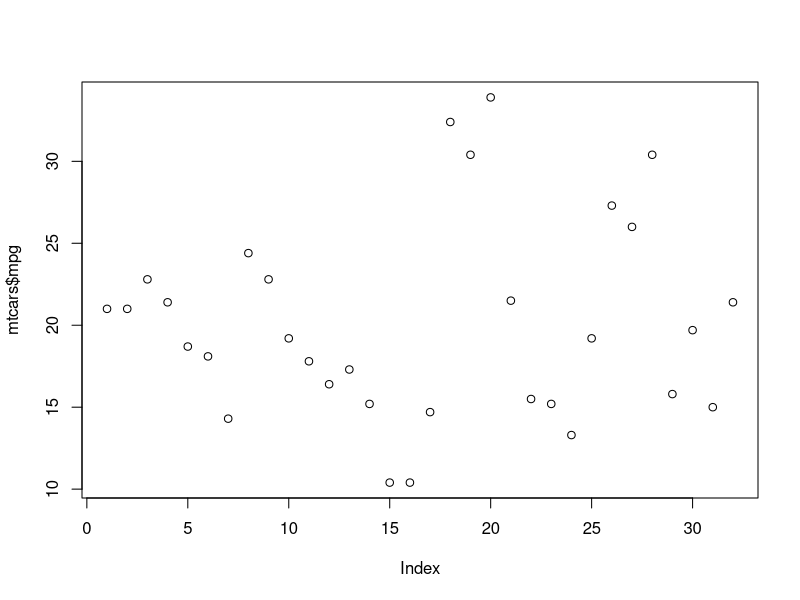
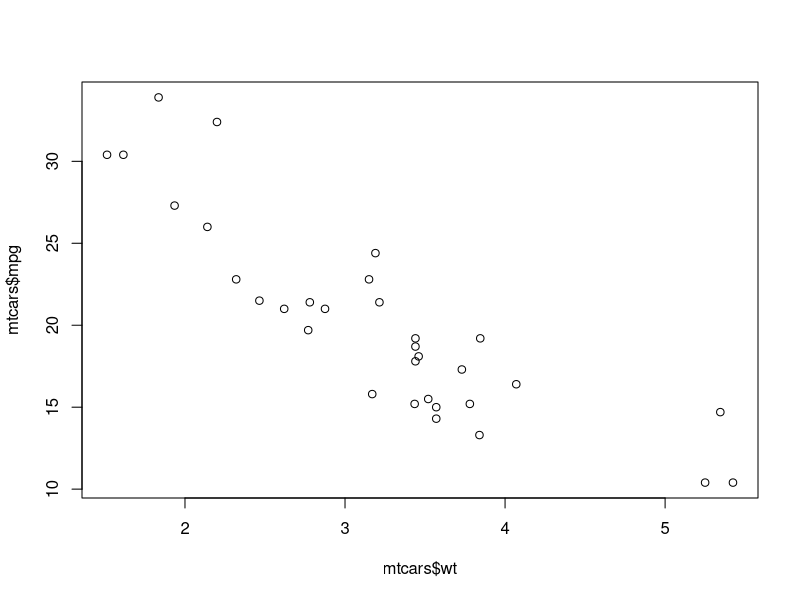
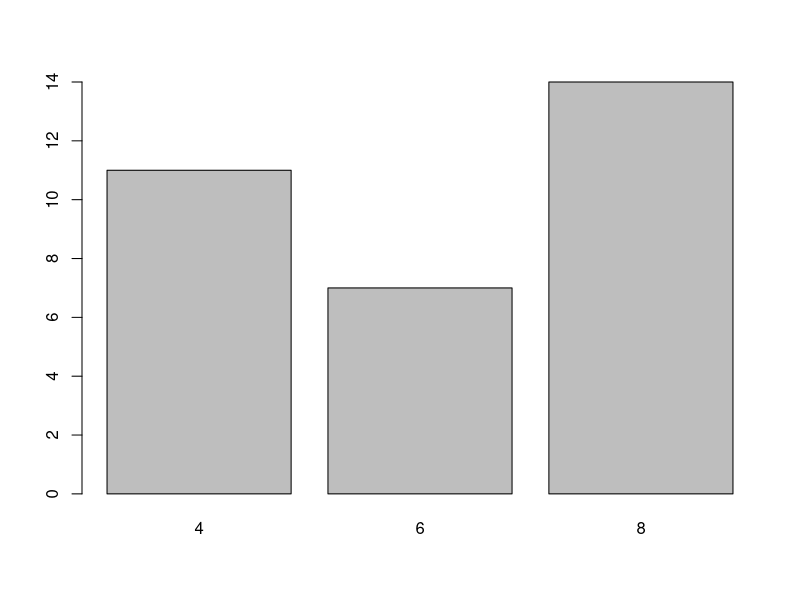
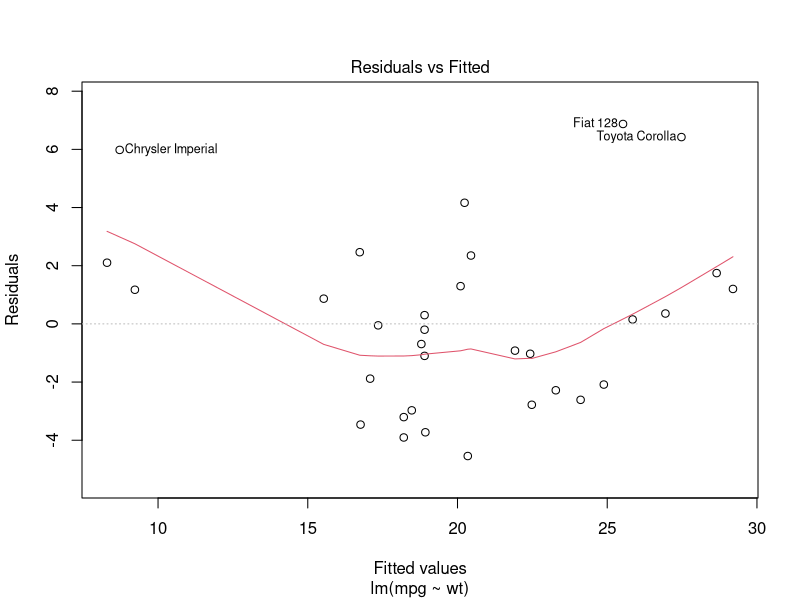
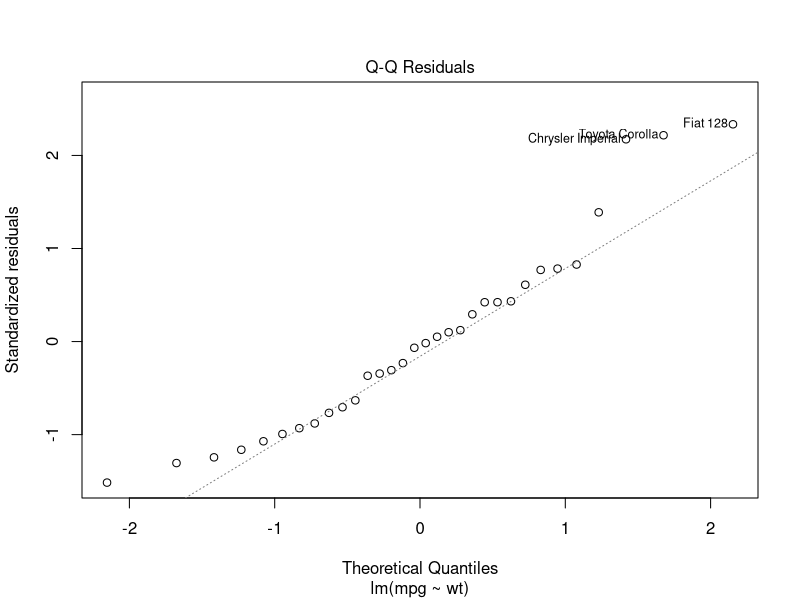
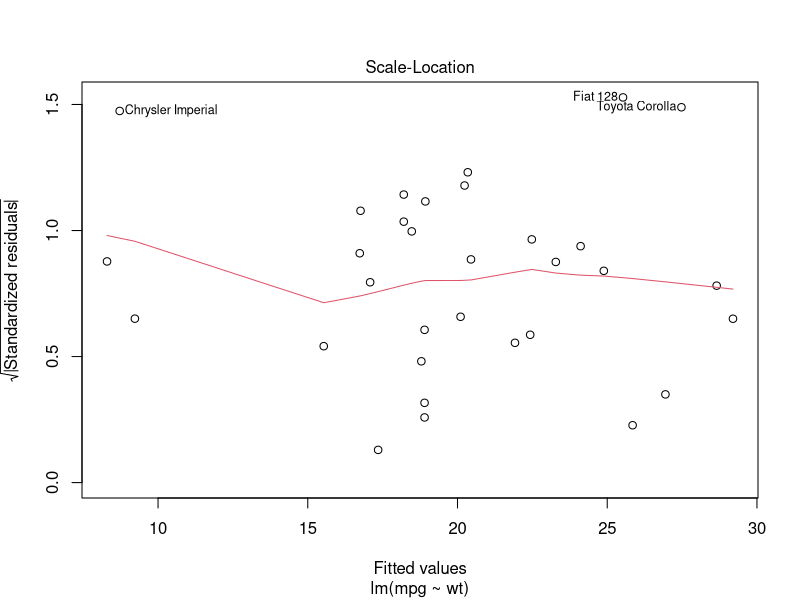
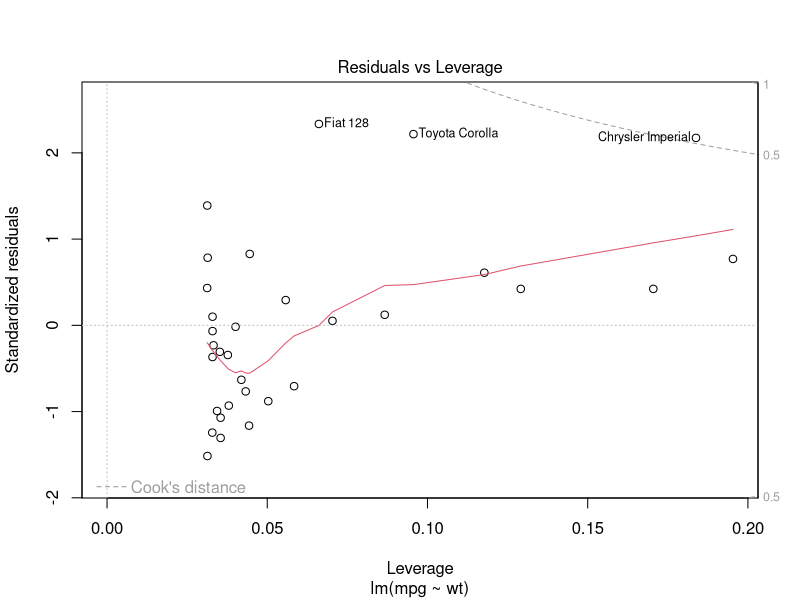
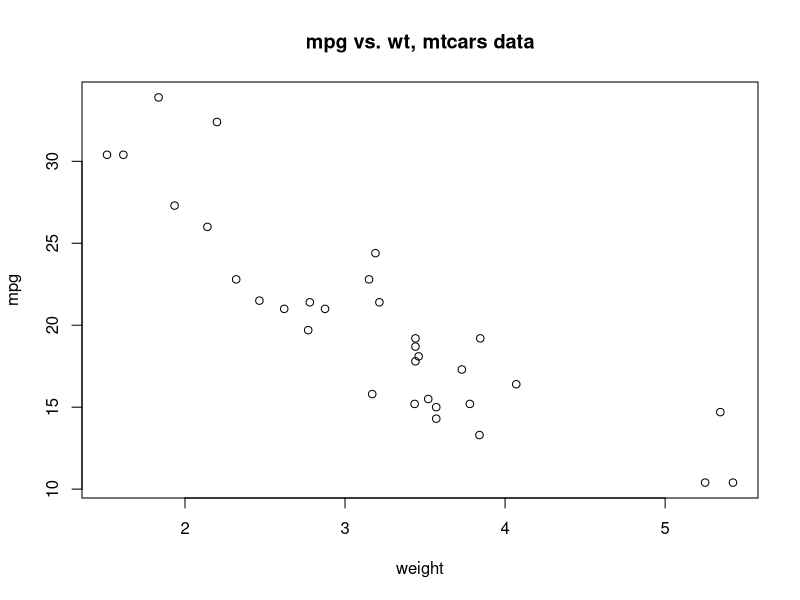

Reproduce these figures in R, in order.
library(datasets)

data("mtcars")

#minimal plot
plot(mtcars$mpg)

#mpg vs. wt
plot(mtcars$wt, mtcars$mpg)

#factor variable
plot(as.factor(mtcars$cyl))

#lm
mtcars_lm <- lm(mpg ~ wt, data = mtcars)
plot(mtcars_lm)

#title and axis labels
plot(mtcars$wt, mtcars$mpg, 
     main = "mpg vs. wt, mtcars data",
     xlab = "weight",
     ylab = "mpg")

#color
plot(mtcars$wt, mtcars$mpg, 
     main = "mpg vs. wt, mtcars data",
     xlab = "weight",
     ylab = "mpg",
     col = "red")

#more than 1 plot
par(mfrow = c(2,2))
plot(mtcars_lm)

dev.off()
